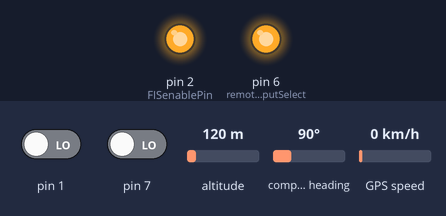
A sketch run on a simulated Arduino Uno, built for the host (arithmetic inside an expression is 32-bit, double 64-bit). Parts: output pins drawn as LEDs (lit = HIGH). Wiring (inferred from the names in the program): IR receiver: data pin 5. The test bench sets the inputs (shaded band); at power-on: pin 1 LOW, pin 7 LOW, altitude 120 m, compass heading 90°, GPS speed 0 km/h. The GPS gets a fix after 3 s at 37.7749, -122.4194 with 8 satellites; no MQTT or app messages arrive unless stated; pins used as bus, display or sensor lines are not drawn; what the sketch prints to the serial monitor is not drawn.

Above: at 0.2 s.
Timing chart, 0 to 1.7 s (numbered marks = the images above):
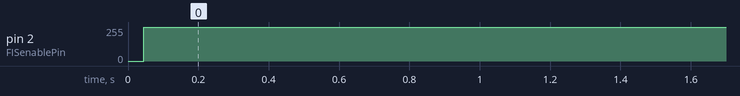

Measured:
- by itself, pin 2 (FISenablePin): 252/255 → 255/255 at 0.12 s

The sketch:

FISduino.ino
```cpp
#include <TinyGPS.h>
#include <Ethernet.h>
#include <PubSubClient.h>
#include <SPI.h>


#define FISenablePin 2
#define FISdataPin 3
#define FISclockPin 4
#define FISremotePin 5

#define remoteOutputSelect 6

/* RM-X4S Values for 50K/256 Digital Pot MCP41050
#define HU_SOURCE  11
#define HU_MUTE    23
#define HU_LIST    35
#define HU_SEEKUP  47
#define HU_SEEKDN  65
#define HU_VOLUP   90
#define HU_VOLDN  127
#define HU_SEL    181
#define HU_MODE   255
*/

// Pioneer values for 50K/256 Digital Pot
#define HU_SOURCE   6
#define HU_MUTE    18
#define HU_LIST    29
#define HU_SEEKUP  41
#define HU_SEEKDN  58
#define HU_VOLUP   82
#define HU_VOLDN  123
#define HU_SEL    255

#define POT_WIPER0 B00000000
#define POT_WIPER1 B00010000
#define POT_TCON   B01000000
#define POT_STATUS B01010000

#define POT_WRITE  B00000000
#define POT_INCR   B00000100
#define POT_DECR   B00001000
#define POT_READ   B00001100

#define remoteStart 0x5FD8
#define remoteVOLUP 0x556B
#define remoteVOLDN 0x556A
#define remoteSEEKUP 0x555F
#define remoteSEEKDN 0x555B

#define remoteDebounce 25
#define mqttReconnectDelay 30000

#define clientId "golfduino"

const char enableHigh = (1 << FISenablePin);
const char enableLow = ~enableHigh;

const char dataHigh = (1 << FISdataPin);
const char dataLow = ~dataHigh;

const char clockHigh = (1 << FISclockPin);
const char clockLow = ~clockHigh;

const char remoteHigh = (1 << FISremotePin);
const char remoteLow = ~remoteHigh;
#define rsHigh (remoteHigh & PIND)
#define rsLow  (remoteHigh & (~PIND))

byte mac[]     = { 0xDE, 0xAA, 0xBA, 0xFE, 0xFE, 0xED };
byte ip[] = { 10, 0, 1, 240 };
// Linode
//byte server[]  = { 178, 79, 174, 155 };

// Realtime
byte server[] = { 129, 33, 26, 221 };

void mqttCallback(char* topic, byte* payload, unsigned int length);

EthernetClient ethClient;
PubSubClient client(server, 1883, mqttCallback, ethClient);
TinyGPS gps;

typedef void (* menuAction) ();
typedef struct menuItem menuItem_t;

struct menuItem {
  menuItem_t *nextItem;
  menuItem_t *prevItem;
  menuAction incAction;
  menuAction decAction;
};

unsigned int lastTime = 0;

unsigned int checksum = 0;

unsigned long remoteChanged = 0;
unsigned long remotePart1 = 0;
unsigned long remotePart2 = 0;
unsigned int lastRemoteSignal = 0;

unsigned int reconnectTime = 0;

unsigned int GPSinited = 0;

long lat, lon;
unsigned long fix_age, time, date, speed, course;
unsigned int changed = 0;

char sendBuffer[50];

int isConnected = 0;


void setup() {
  Serial.begin(38400);

  SPI.begin();
  SPI.setDataMode(SPI_MODE0);
  SPI.setClockDivider(SPI_CLOCK_DIV2);
  SPI.setBitOrder(MSBFIRST);

  pinMode(FISenablePin, OUTPUT);
  pinMode(FISdataPin, OUTPUT);
  pinMode(FISclockPin, OUTPUT);
  pinMode(FISremotePin, INPUT);

  pinMode(remoteOutputSelect, OUTPUT);
  digitalWrite(remoteOutputSelect, HIGH);
  digitalWrite(10, HIGH);

  stopRemoteSignal();

  PORTD |= clockHigh;
  PORTD |= dataHigh;
  displayOn();

  Ethernet.begin(mac, ip);
}

void loop() {
  lastTime = millis();


  /**
   * MFSW Processing
   */
  if(rsLow) {
    // Begin reading the remote input
    if(remotePart1 != 0 || remotePart2 != 0) {
      lastRemoteSignal = lastTime + remoteDebounce;
    }
    else {
      readRemote();
    }
  }

  if(lastRemoteSignal > 0) {
    if(lastRemoteSignal < lastTime) {
       buttonUp();
       remotePart1 = 0;
       remotePart2 = 0;
       lastRemoteSignal = 0;
    }
  }

  /**
   * MQTT Section
   */
  if(!client.loop()) {
    if(isConnected) {
      reconnectTime = lastTime + mqttReconnectDelay;
      isConnected = false;
    }
    if(reconnectTime <= lastTime) {
      mqttConnect();
    }
  }

  /**
   * TinyGPS Section
   */
  while(Serial.available()) {
    if(!GPSinited) {
      startGPS();
      GPSinited = 1;
    }
    int c = Serial.read();
    if (gps.encode(c)) {
      // retrieves +/- lat/long in 100000ths of a degree
      gps.get_position(&lat, &lon, &fix_age);
      speed = gps.speed();
      course = gps.course();
      changed = true;
    }
  }
  if(changed) {
    client.publish("golfduino/gps/latitude", ltoa(lat, sendBuffer, 10));
    client.publish("golfduino/gps/longitude", ltoa(lon, sendBuffer, 10));
    client.publish("golfduino/gps/speed", ltoa(speed, sendBuffer, 10));
    changed = false;
  }
}

void startGPS() {
  // Set update frequency to 1Hz
  //  Send PMTK220,1000 (old), 300,Interval,0,0,0,0 is new.
  sendGPSPacket("PMTK300,2000,0,0,0,0");

  // Set NMEA Output
  //  Send PMTK314,0,1,0,1,0,0,0,0,0,0,0,0,0,0,0,0,0,0,0
  sendGPSPacket("PMTK314,0,1,0,1,0,0,0,0,0,0,0,0,0,0,0,0,0,0,0");
}

void sendGPSPacket(char *packet) {
  int checksum = 0;
  char *checkString;
  int length = strlen(packet);
  for(int i=0; i<length; i++) {
    checksum = checksum ^ packet[i];
  }

  Serial.print("$");
  Serial.print(packet);
  Serial.print("*");
  Serial.print(checksum, HEX);
  Serial.print("\r\n");
}

void mqttConnect() {
  if(client.connect(clientId, "golfduino/status", 0, true, "0")) {
    isConnected = true;
    client.publish("golfduino/status", "1");
  }
  else {
    reconnectTime = millis() + mqttReconnectDelay;
  }
}

void buttonUp() {
  stopRemoteSignal();
}

void buttonDown() {
  switch(remotePart2) {
     case remoteVOLUP:
       sendRemoteSignal(HU_VOLUP);
       break;
     case remoteVOLDN:
       sendRemoteSignal(HU_VOLDN);
       break;
     case remoteSEEKUP:
       sendRemoteSignal(HU_SOURCE);
       break;
     case remoteSEEKDN:
       sendRemoteSignal(HU_MUTE);
       break;
  }
  lastRemoteSignal = lastTime + remoteDebounce;
}

void readRemote() {
  //setup timer
  unsigned long time = 0;
  unsigned long currentTime = time;
  unsigned int count = 0;
  unsigned long interval = 0;
  unsigned char state = rsHigh;

  remotePart1 = 0;
  remotePart2 = 0;

  // Wait for initialisation stage to finish
  while(rsLow);
  time = micros();
  while(1) {
    while(rsHigh);
    currentTime = micros() + 20; // Adding 20 here to ensure the division works and doesn't round down to the earlier bit
    interval = (currentTime - time) / 1200;
    if(interval > 63) break;

    if(interval < 32) {
      remotePart1 |= (1 << interval);
    }
    else {
      remotePart2 |= (1 << (interval - 32));
    }
    while(rsLow);
  }
  while(rsLow);
  if(remotePart1 != remoteStart) return;
  buttonDown();
}

void displayOn() {
  displayText("                ");
}

void displayOff() {
  checksum = 0;

  PORTD |= enableHigh;
  delayMicroseconds(59);
  PORTD &= enableLow;
  delayMicroseconds(20);

  sendPacket(129);
  sendPacket(18);
  sendPacket(240);

  int i = 0;
  for(i=0; i<16; i++){
      sendPacket(0);
  }
  sendChecksum();
}

void displayText(char* text) {
  checksum = 0;

  PORTD |= enableHigh;
  delayMicroseconds(59);
  PORTD &= enableLow;
  delayMicroseconds(20);

  int length = 0;
  while(text[length]) length++;

  sendPacket(129);
  sendPacket(length + 2);
  sendPacket(240);

  int i = 0;
  while(text[i]) {
    sendPacket(text[i]);
    i++;
  }
  sendChecksum();
}

void sendPacket(int value) {
  checksum = checksum ^ value;
  sendByte(value);
  delayMicroseconds(10);
  PORTD &= enableLow;
  delayMicroseconds(50);
  PORTD |= enableHigh;
  delay(4);
}

void sendChecksum() {
  int value = checksum - 1;
  sendByte(value);
  delayMicroseconds(10);
  PORTD &= enableLow;
  delayMicroseconds(50);
  PORTD |= enableHigh;
  checksum = 0;
}

void sendByte(int value) {
  cli();
  int i;
  for(i=128; i>0; i>>=1) {
    PORTD &= clockLow;
    if(value & i) {
      PORTD &= dataLow;
    }
    else {
      PORTD |= dataHigh;
    }
    delayMicroseconds(12);
    PORTD |= clockHigh;
    delayMicroseconds(13);
  }
  PORTD |= dataHigh;
  sei();
}

void sendRemoteSignal(int value) {
  /*
  // http://ww1.microchip.com/downloads/en/DeviceDoc/22060b.pdf
  MCP415X

  */
  digitalWrite(remoteOutputSelect, LOW);
  SPI.transfer(POT_WIPER0 | POT_WRITE);
  SPI.transfer(value);
  SPI.transfer(POT_TCON | POT_WRITE);
  SPI.transfer(B00001011);
  digitalWrite(remoteOutputSelect, HIGH);
}

void stopRemoteSignal() {
  digitalWrite(remoteOutputSelect, LOW);
  SPI.transfer(POT_TCON | POT_WRITE);
  SPI.transfer(B00001000);
  digitalWrite(remoteOutputSelect, HIGH);
}

void mqttCallback(char* topic, byte* payload, unsigned int length)
{
  return;
  byte* p = (byte*)malloc(length);
  // Copy the payload to the new buffer
  memcpy(p,payload,length);
  // Free the memory
  free(p);
}
```
